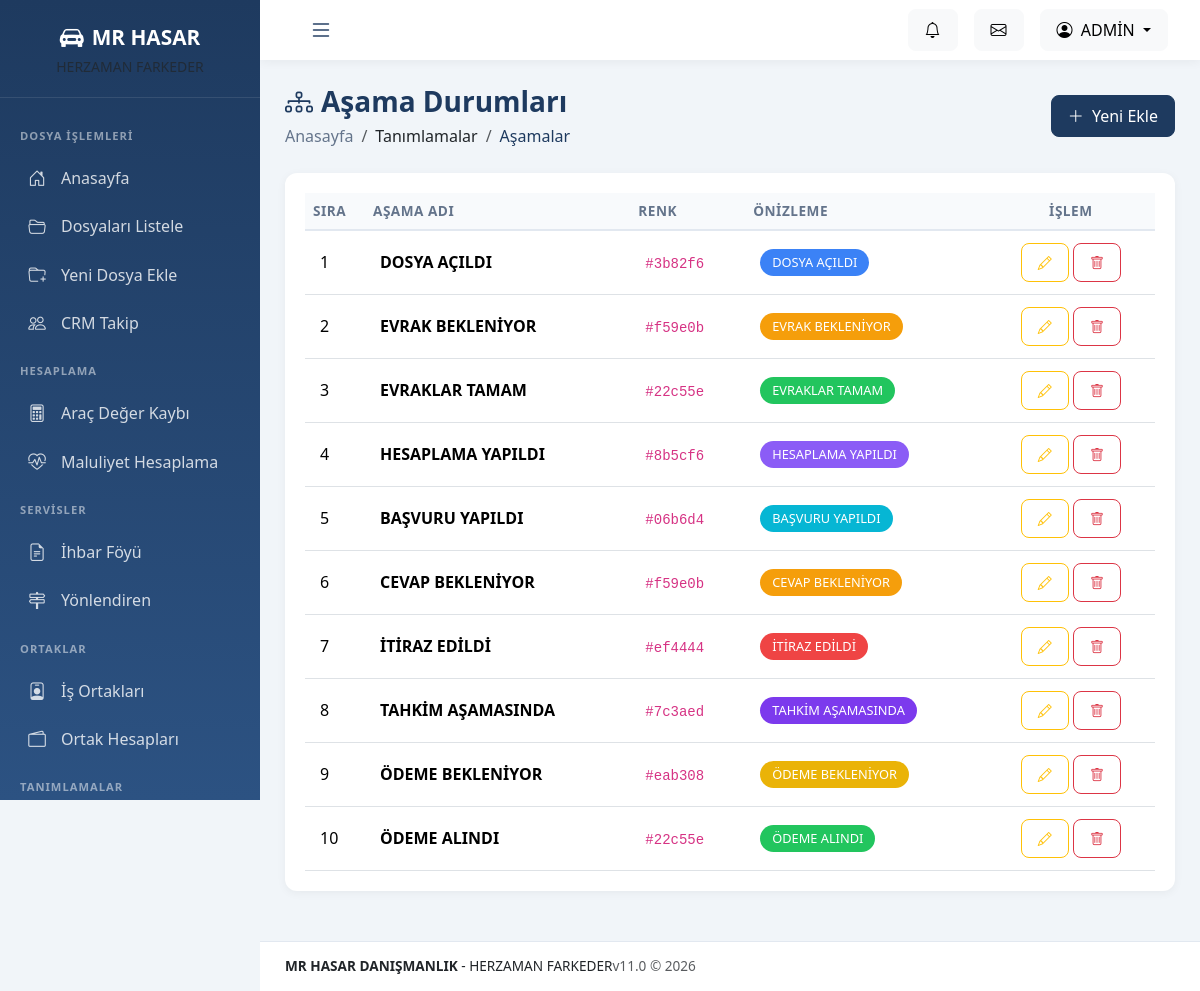
Page /index.php?page=tanim_asama (signed in) on the committed database.
### tables this page shows
CREATE TABLE stages (
    id INT UNSIGNED AUTO_INCREMENT PRIMARY KEY,
    name VARCHAR(100) NOT NULL,
    color VARCHAR(20) DEFAULT '#3b82f6',
    sort_order INT DEFAULT 0,
    is_active TINYINT(1) DEFAULT 1,
    created_at DATETIME DEFAULT CURRENT_TIMESTAMP
);

### index.php (called while the page is built, shortened)
<?php
require_once 'config.php';
$page = $_GET['page'] ?? 'dashboard';
$moduleFile = 'modules/' . $page . '.php';
include 'includes/header.php';
include $moduleFile;
include 'includes/footer.php';

### config.php (called while the page is built, shortened)
<?php
function e($string) {
    return htmlspecialchars($string ?? '', ENT_QUOTES, 'UTF-8');
}

### modules/tanim_asama.php (the view, shortened to what this page needs)
<?php
$stmt = $pdo->query("SELECT * FROM stages WHERE is_active = 1 ORDER BY sort_order");
$stages = $stmt->fetchAll();
?>
<div class="page-header">
    <div class="d-flex justify-content-between align-items-center">
        <div>
            <h1><i class="bi bi-diagram-3 me-2"></i>Aşama Durumları</h1>
            <nav aria-label="breadcrumb">
                <ol class="breadcrumb">
                    <li class="breadcrumb-item"><a href="index.php">Anasayfa</a></li>
                    <li class="breadcrumb-item">Tanımlamalar</li>
                    <li class="breadcrumb-item active">Aşamalar</li>
                </ol>
            </nav>
        </div>
        <button class="btn btn-primary" data-bs-toggle="modal" data-bs-target="#itemModal">
            <i class="bi bi-plus-lg me-1"></i> Yeni Ekle
        </button>
    </div>
</div>
<div class="card">
    <div class="card-body">
        <div class="table-responsive">
            <table class="table table-hover">
                <thead>
                    <tr>
                        <th width="60">Sıra</th>
                        <th>Aşama Adı</th>
                        <th>Renk</th>
                        <th>Önizleme</th>
                        <th class="text-center">İşlem</th>
                    </tr>
                </thead>
                <tbody>
                    <?php foreach ($stages as $s): ?>
                    <tr>
                        <td><?= $s['sort_order'] ?></td>
                        <td><strong><?= e($s['name']) ?></strong></td>
                        <td><code><?= e($s['color']) ?></code></td>
                        <td>
                            <span class="stage-badge" style="background-color: <?= $s['color'] ?>">
                                <?= e($s['name']) ?>
                            </span>
                        </td>
                        <td class="text-center">
                            <button class="btn btn-sm btn-outline-warning btn-edit"
                                    data-item='<?= json_encode($s) ?>'>
                                <i class="bi bi-pencil"></i>
                            </button>
                            <a href="index.php?page=tanim_asama&delete=<?= $s['id'] ?>"
                               class="btn btn-sm btn-outline-danger btn-delete" data-name="<?= e($s['name']) ?>">
                                <i class="bi bi-trash"></i>
                            </a>
                        </td>
                    </tr>
                    <?php endforeach; ?>
                </tbody>
            </table>
        </div>
    </div>
</div>

### assets/css/style.css (style rules this page uses)
:root { --primary-color: #1e3a5f; --secondary-color: #2c5282; --accent-color: #4299e1; --success-color: #22c55e; --warning-color: #f59e0b; --danger-color: #ef4444; --sidebar-width: 260px; --sidebar-collapsed-width: 70px; --topbar-height: 60px; --footer-height: 50px; }
* { margin: 0; padding: 0; box-sizing: border-box; }
body { font-family: 'Segoe UI', Tahoma, Geneva, Verdana, sans-serif; background-color: #f1f5f9; min-height: 100vh; overflow-x: hidden; }
a { text-decoration: none; color: inherit; }
.card { border: none; border-radius: 12px; box-shadow: 0 2px 10px rgba(0, 0, 0, 0.05); margin-bottom: 25px; }
.card-body { padding: 20px; }
.table { margin-bottom: 0; }
.table thead th { background: #f8fafc; border-bottom: 2px solid #e2e8f0; font-weight: 600; font-size: 0.85rem; text-transform: uppercase; letter-spacing: 0.5px; color: #64748b; white-space: nowrap; }
.table tbody td { vertical-align: middle; padding: 12px 15px; }
.btn { border-radius: 8px; padding: 8px 16px; font-weight: 500; transition: all 0.2s ease; }
.btn-primary { background: var(--primary-color); border-color: var(--primary-color); }
.stage-badge { display: inline-block; padding: 4px 12px; border-radius: 20px; font-size: 0.8rem; font-weight: 500; color: white; }
.page-header { margin-bottom: 25px; }
.page-header h1 { font-size: 1.75rem; font-weight: 600; color: var(--primary-color); margin-bottom: 5px; }
.page-header .breadcrumb { background: transparent; padding: 0; margin: 0; }
.page-header .breadcrumb-item a { color: #64748b; }
.page-header .breadcrumb-item.active { color: var(--primary-color); }

### rows in the picture
stages: sort_order "1", name "DOSYA AÇILDI", color "#3b82f6"
stages: sort_order "2", name "EVRAK BEKLENİYOR", color "#f59e0b"
stages: sort_order "3", name "EVRAKLAR TAMAM", color "#22c55e"
stages: sort_order "4", name "HESAPLAMA YAPILDI", color "#8b5cf6"
stages: sort_order "5", name "BAŞVURU YAPILDI", color "#06b6d4"
stages: sort_order "6", name "CEVAP BEKLENİYOR", color "#f59e0b"
stages: sort_order "7", name "İTİRAZ EDİLDİ", color "#ef4444"
stages: sort_order "8", name "TAHKİM AŞAMASINDA", color "#7c3aed"
stages: sort_order "9", name "ÖDEME BEKLENİYOR", color "#eab308"
stages: sort_order "10", name "ÖDEME ALINDI", color "#22c55e"

### other values in the picture
$_SESSION['user_name'] "ADMİN"
APP_NAME "MR HASAR DANIŞMANLIK"
APP_SLOGAN "HERZAMAN FARKEDER"
APP_VERSION "v11.0"
